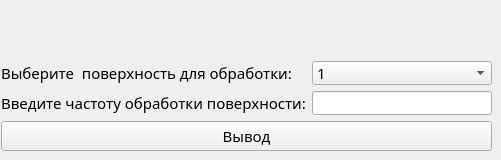
    <widget class="QWidget" name="tab_7">
     <attribute name="title">
      <string>Расчет припусков</string>
     </attribute>
     <widget class="QWidget" name="layoutWidget">
      <property name="geometry">
       <rect>
        <x>1</x>
        <y>61</y>
        <width>491</width>
        <height>90</height>
       </rect>
      </property>
      <layout class="QVBoxLayout" name="verticalLayout_26">
       <item>
        <layout class="QHBoxLayout" name="horizontalLayout_9">
         <item>
          <layout class="QVBoxLayout" name="verticalLayout_24">
           <item>
            <widget class="QLabel" name="label_40">
             <property name="font">
              <font>
               <family>GOST type B</family>
               <pointsize>11</pointsize>
              </font>
             </property>
             <property name="text">
              <string>Выберите  поверхность для обработки:</string>
             </property>
            </widget>
           </item>
           <item>
            <widget class="QLabel" name="label_39">
             <property name="font">
              <font>
               <family>GOST type B</family>
               <pointsize>11</pointsize>
              </font>
             </property>
             <property name="text">
              <string>Введите частоту обработки поверхности:</string>
             </property>
            </widget>
           </item>
          </layout>
         </item>
         <item>
          <layout class="QVBoxLayout" name="verticalLayout_25">
           <item>
            <widget class="QComboBox" name="comboBox_7_1">
             <property name="font">
              <font>
               <family>GOST type B</family>
               <pointsize>11</pointsize>
              </font>
             </property>
             <item>
              <property name="text">
               <string>1</string>
              </property>
             </item>
             <item>
              <property name="text">
               <string>2</string>
              </property>
             </item>
             <item>
              <property name="text">
               <string>3</string>
              </property>
             </item>
             <item>
              <property name="text">
               <string>4</string>
              </property>
             </item>
             <item>
              <property name="text">
               <string>5</string>
              </property>
             </item>
             <item>
              <property name="text">
               <string>6</string>
              </property>
             </item>
            </widget>
           </item>
           <item>
            <widget class="QLineEdit" name="lineEdit_7_1">
             <property name="font">
              <font>
               <family>GOST type B</family>
               <pointsize>11</pointsize>
              </font>
             </property>
            </widget>
           </item>
          </layout>
         </item>
        </layout>
       </item>
       <item>
        <widget class="QPushButton" name="pushButton_7_1">
         <property name="font">
          <font>
           <family>GOST type B</family>
           <pointsize>11</pointsize>
          </font>
         </property>
         <property name="text">
          <string>Вывод</string>
         </property>
        </widget>
       </item>
      </layout>
     </widget>
    </widget>
